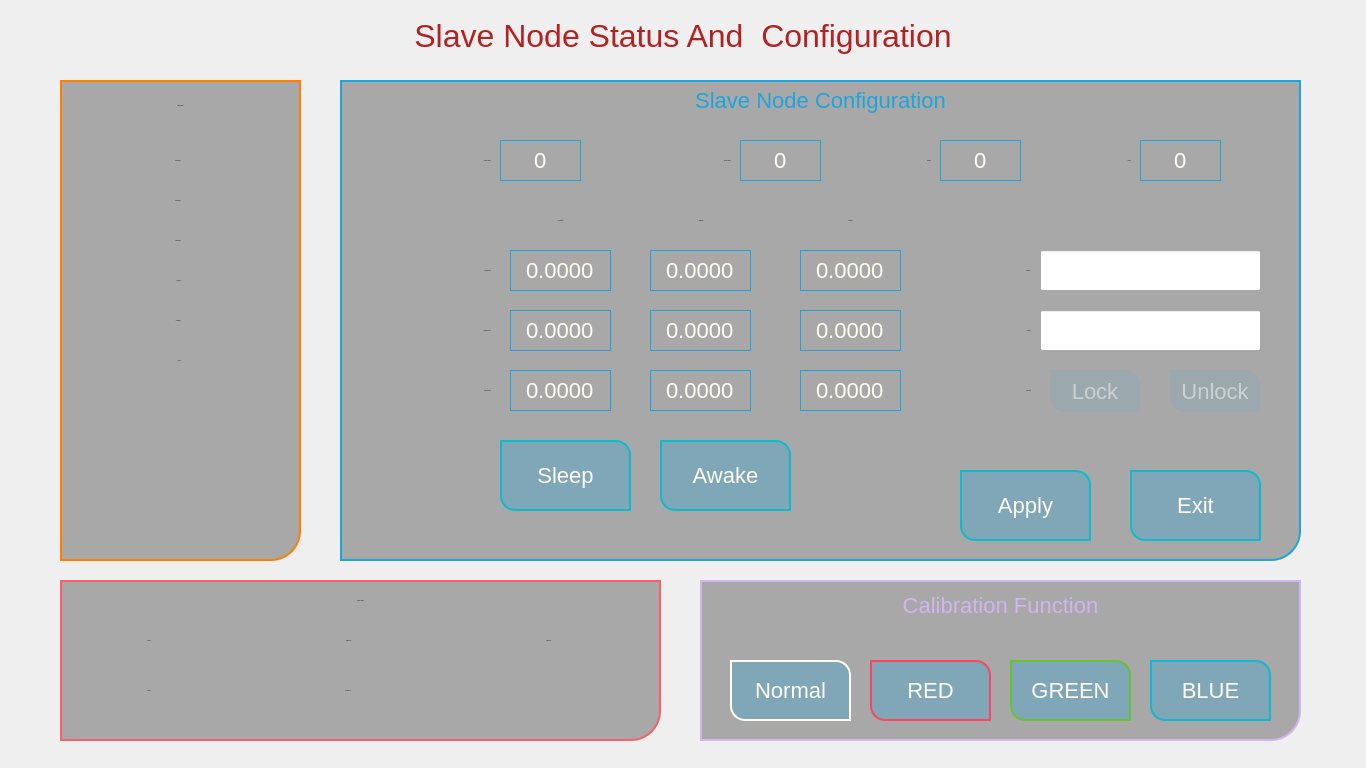
<?xml version="1.0" encoding="UTF-8"?>
<!-- UI source revision: regenerate ui_slavenodeframe.h; do not reuse stale build output. -->
<ui version="4.0">
 <class>SlaveNodeFrame</class>
 <widget class="QWidget" name="SlaveNodeFrame">
  <property name="geometry">
   <rect>
    <x>0</x>
    <y>0</y>
    <width>1366</width>
    <height>768</height>
   </rect>
  </property>
  <property name="windowTitle">
   <string>Form</string>
  </property>
  <widget class="QLabel" name="labelTitle">
   <property name="geometry">
    <rect>
     <x>0</x>
     <y>0</y>
     <width>1366</width>
     <height>71</height>
    </rect>
   </property>
   <property name="font">
    <font>
     <pointsize>-1</pointsize>
    </font>
   </property>
   <property name="styleSheet">
    <string notr="true">QLabel{
font-size:32px;
 color:rgb(178,34,34);
}</string>
   </property>
   <property name="text">
    <string>Slave Node Status And  Configuration</string>
   </property>
   <property name="alignment">
    <set>Qt::AlignCenter</set>
   </property>
  </widget>
  <widget class="QFrame" name="StatusFrame">
   <property name="geometry">
    <rect>
     <x>60</x>
     <y>80</y>
     <width>241</width>
     <height>481</height>
    </rect>
   </property>
   <property name="styleSheet">
    <string notr="true">QFrame{
border:2px solid rgba(255,127,0,1.0);
border-bottom-right-radius: 30px;
background-color:rgba(0, 0, 0, 0.3);
}</string>
   </property>
   <property name="frameShape">
    <enum>QFrame::StyledPanel</enum>
   </property>
   <property name="frameShadow">
    <enum>QFrame::Raised</enum>
   </property>
  </widget>
  <widget class="QLabel" name="labelTitleStatus">
   <property name="geometry">
    <rect>
     <x>60</x>
     <y>80</y>
     <width>241</width>
     <height>51</height>
    </rect>
   </property>
   <property name="font">
    <font>
     <pointsize>-1</pointsize>
    </font>
   </property>
   <property name="styleSheet">
    <string notr="true">QLabel{
font-size:22px;
color:rgb(255, 127, 0);
};</string>
   </property>
   <property name="text">
    <string>Status Report</string>
   </property>
   <property name="alignment">
    <set>Qt::AlignCenter</set>
   </property>
  </widget>
  <widget class="QLabel" name="labelBlueOpenTitle">
   <property name="geometry">
    <rect>
     <x>80</x>
     <y>220</y>
     <width>101</width>
     <height>42</height>
    </rect>
   </property>
   <property name="font">
    <font>
     <pointsize>-1</pointsize>
    </font>
   </property>
   <property name="styleSheet">
    <string notr="true">QLabel{
font-size:22px;
color:rgb(255, 127, 0);
};</string>
   </property>
   <property name="text">
    <string>BOutput_Err</string>
   </property>
   <property name="alignment">
    <set>Qt::AlignRight|Qt::AlignTrailing|Qt::AlignVCenter</set>
   </property>
  </widget>
  <widget class="QLabel" name="labelRedOpenTitle">
   <property name="geometry">
    <rect>
     <x>80</x>
     <y>140</y>
     <width>101</width>
     <height>42</height>
    </rect>
   </property>
   <property name="font">
    <font>
     <pointsize>-1</pointsize>
    </font>
   </property>
   <property name="styleSheet">
    <string notr="true">QLabel{
font-size:22px;
color:rgb(255, 127, 0);
};</string>
   </property>
   <property name="text">
    <string>ROutput_Err</string>
   </property>
   <property name="alignment">
    <set>Qt::AlignRight|Qt::AlignTrailing|Qt::AlignVCenter</set>
   </property>
  </widget>
  <widget class="QLabel" name="labelGreenOpenTitle">
   <property name="geometry">
    <rect>
     <x>80</x>
     <y>180</y>
     <width>101</width>
     <height>42</height>
    </rect>
   </property>
   <property name="font">
    <font>
     <pointsize>-1</pointsize>
    </font>
   </property>
   <property name="styleSheet">
    <string notr="true">QLabel{
font-size:22px;
color:rgb(255, 127, 0);
};</string>
   </property>
   <property name="text">
    <string>GOutput_Err</string>
   </property>
   <property name="alignment">
    <set>Qt::AlignRight|Qt::AlignTrailing|Qt::AlignVCenter</set>
   </property>
  </widget>
  <widget class="QFrame" name="VersionFrame">
   <property name="geometry">
    <rect>
     <x>60</x>
     <y>580</y>
     <width>601</width>
     <height>161</height>
    </rect>
   </property>
   <property name="styleSheet">
    <string notr="true">QFrame{
border:2px solid rgb(244,96,108);
border-bottom-right-radius: 30px;
background-color:rgba(0, 0, 0, 0.3);
}</string>
   </property>
   <property name="frameShape">
    <enum>QFrame::StyledPanel</enum>
   </property>
   <property name="frameShadow">
    <enum>QFrame::Raised</enum>
   </property>
  </widget>
  <widget class="QLabel" name="labelDimRamp_8">
   <property name="geometry">
    <rect>
     <x>60</x>
     <y>580</y>
     <width>601</width>
     <height>42</height>
    </rect>
   </property>
   <property name="font">
    <font>
     <pointsize>-1</pointsize>
    </font>
   </property>
   <property name="styleSheet">
    <string notr="true">QLabel{
font-size:22px;
color:rgb(244, 96, 108);
};</string>
   </property>
   <property name="text">
    <string>Version Report</string>
   </property>
   <property name="alignment">
    <set>Qt::AlignCenter</set>
   </property>
  </widget>
  <widget class="QLabel" name="labelSuppTitle">
   <property name="geometry">
    <rect>
     <x>260</x>
     <y>620</y>
     <width>91</width>
     <height>42</height>
    </rect>
   </property>
   <property name="font">
    <font>
     <pointsize>-1</pointsize>
    </font>
   </property>
   <property name="styleSheet">
    <string notr="true">QLabel{
font-size:22px;
color:rgb(244, 96, 108);
};</string>
   </property>
   <property name="text">
    <string>Supplier ID:</string>
   </property>
   <property name="alignment">
    <set>Qt::AlignRight|Qt::AlignTrailing|Qt::AlignVCenter</set>
   </property>
  </widget>
  <widget class="QLabel" name="labelSWTitle">
   <property name="geometry">
    <rect>
     <x>60</x>
     <y>620</y>
     <width>91</width>
     <height>42</height>
    </rect>
   </property>
   <property name="font">
    <font>
     <pointsize>-1</pointsize>
    </font>
   </property>
   <property name="styleSheet">
    <string notr="true">QLabel{
font-size:22px;
color:rgb(244, 96, 108);
};</string>
   </property>
   <property name="text">
    <string>SW Ver:</string>
   </property>
   <property name="alignment">
    <set>Qt::AlignRight|Qt::AlignTrailing|Qt::AlignVCenter</set>
   </property>
  </widget>
  <widget class="QLabel" name="labelHWTitle">
   <property name="geometry">
    <rect>
     <x>60</x>
     <y>670</y>
     <width>91</width>
     <height>42</height>
    </rect>
   </property>
   <property name="font">
    <font>
     <pointsize>-1</pointsize>
    </font>
   </property>
   <property name="styleSheet">
    <string notr="true">QLabel{
font-size:22px;
color:rgb(244, 96, 108);
};</string>
   </property>
   <property name="text">
    <string>HW Ver:</string>
   </property>
   <property name="alignment">
    <set>Qt::AlignRight|Qt::AlignTrailing|Qt::AlignVCenter</set>
   </property>
  </widget>
  <widget class="QLabel" name="labelFuncTitle">
   <property name="geometry">
    <rect>
     <x>260</x>
     <y>670</y>
     <width>91</width>
     <height>42</height>
    </rect>
   </property>
   <property name="font">
    <font>
     <pointsize>-1</pointsize>
    </font>
   </property>
   <property name="styleSheet">
    <string notr="true">QLabel{
font-size:22px;
color:rgb(244, 96, 108);
};</string>
   </property>
   <property name="text">
    <string>Function ID:</string>
   </property>
   <property name="alignment">
    <set>Qt::AlignRight|Qt::AlignTrailing|Qt::AlignVCenter</set>
   </property>
  </widget>
  <widget class="QLabel" name="labelVarTitle">
   <property name="geometry">
    <rect>
     <x>460</x>
     <y>620</y>
     <width>91</width>
     <height>42</height>
    </rect>
   </property>
   <property name="font">
    <font>
     <pointsize>-1</pointsize>
    </font>
   </property>
   <property name="styleSheet">
    <string notr="true">QLabel{
font-size:22px;
color:rgb(244, 96, 108);
};</string>
   </property>
   <property name="text">
    <string>Varaint ID:</string>
   </property>
   <property name="alignment">
    <set>Qt::AlignRight|Qt::AlignTrailing|Qt::AlignVCenter</set>
   </property>
  </widget>
  <widget class="QLabel" name="ROutput_Err">
   <property name="geometry">
    <rect>
     <x>190</x>
     <y>140</y>
     <width>81</width>
     <height>42</height>
    </rect>
   </property>
   <property name="font">
    <font>
     <pointsize>-1</pointsize>
    </font>
   </property>
   <property name="styleSheet">
    <string notr="true">QLabel{
font-size:22px;
color:rgb(255, 251, 240);
};</string>
   </property>
   <property name="text">
    <string/>
   </property>
   <property name="alignment">
    <set>Qt::AlignLeading|Qt::AlignLeft|Qt::AlignVCenter</set>
   </property>
  </widget>
  <widget class="QLabel" name="GOutput_Err">
   <property name="geometry">
    <rect>
     <x>190</x>
     <y>180</y>
     <width>81</width>
     <height>42</height>
    </rect>
   </property>
   <property name="font">
    <font>
     <pointsize>-1</pointsize>
    </font>
   </property>
   <property name="styleSheet">
    <string notr="true">QLabel{
font-size:22px;
color:rgb(255, 251, 240);
};</string>
   </property>
   <property name="text">
    <string/>
   </property>
   <property name="alignment">
    <set>Qt::AlignLeading|Qt::AlignLeft|Qt::AlignVCenter</set>
   </property>
  </widget>
  <widget class="QLabel" name="BOutput_Err">
   <property name="geometry">
    <rect>
     <x>190</x>
     <y>220</y>
     <width>81</width>
     <height>42</height>
    </rect>
   </property>
   <property name="font">
    <font>
     <pointsize>-1</pointsize>
    </font>
   </property>
   <property name="styleSheet">
    <string notr="true">QLabel{
font-size:22px;
color:rgb(255, 251, 240);
};</string>
   </property>
   <property name="text">
    <string/>
   </property>
   <property name="alignment">
    <set>Qt::AlignLeading|Qt::AlignLeft|Qt::AlignVCenter</set>
   </property>
  </widget>
  <widget class="QLabel" name="labelFuncVer">
   <property name="geometry">
    <rect>
     <x>360</x>
     <y>670</y>
     <width>101</width>
     <height>42</height>
    </rect>
   </property>
   <property name="font">
    <font>
     <pointsize>-1</pointsize>
    </font>
   </property>
   <property name="styleSheet">
    <string notr="true">QLabel{
font-size:22px;
color:rgb(255, 251, 240);
};</string>
   </property>
   <property name="text">
    <string/>
   </property>
   <property name="alignment">
    <set>Qt::AlignLeading|Qt::AlignLeft|Qt::AlignVCenter</set>
   </property>
  </widget>
  <widget class="QLabel" name="labelHWVer">
   <property name="geometry">
    <rect>
     <x>160</x>
     <y>670</y>
     <width>101</width>
     <height>42</height>
    </rect>
   </property>
   <property name="font">
    <font>
     <pointsize>-1</pointsize>
    </font>
   </property>
   <property name="styleSheet">
    <string notr="true">QLabel{
font-size:22px;
color:rgb(255, 251, 240);
};</string>
   </property>
   <property name="text">
    <string/>
   </property>
   <property name="alignment">
    <set>Qt::AlignLeading|Qt::AlignLeft|Qt::AlignVCenter</set>
   </property>
  </widget>
  <widget class="QLabel" name="labelVariantVer">
   <property name="geometry">
    <rect>
     <x>560</x>
     <y>620</y>
     <width>101</width>
     <height>42</height>
    </rect>
   </property>
   <property name="font">
    <font>
     <pointsize>-1</pointsize>
    </font>
   </property>
   <property name="styleSheet">
    <string notr="true">QLabel{
font-size:22px;
color:rgb(255, 251, 240);
};</string>
   </property>
   <property name="text">
    <string/>
   </property>
   <property name="alignment">
    <set>Qt::AlignLeading|Qt::AlignLeft|Qt::AlignVCenter</set>
   </property>
  </widget>
  <widget class="QLabel" name="labelSWVer">
   <property name="geometry">
    <rect>
     <x>160</x>
     <y>620</y>
     <width>101</width>
     <height>42</height>
    </rect>
   </property>
   <property name="font">
    <font>
     <pointsize>-1</pointsize>
    </font>
   </property>
   <property name="styleSheet">
    <string notr="true">QLabel{
font-size:22px;
color:rgb(255, 251, 240);
};</string>
   </property>
   <property name="text">
    <string/>
   </property>
   <property name="alignment">
    <set>Qt::AlignLeading|Qt::AlignLeft|Qt::AlignVCenter</set>
   </property>
  </widget>
  <widget class="QLabel" name="labelSuppVer">
   <property name="geometry">
    <rect>
     <x>360</x>
     <y>620</y>
     <width>101</width>
     <height>42</height>
    </rect>
   </property>
   <property name="font">
    <font>
     <pointsize>-1</pointsize>
    </font>
   </property>
   <property name="styleSheet">
    <string notr="true">QLabel{
font-size:22px;
color:rgb(255, 251, 240);
};</string>
   </property>
   <property name="text">
    <string/>
   </property>
   <property name="alignment">
    <set>Qt::AlignLeading|Qt::AlignLeft|Qt::AlignVCenter</set>
   </property>
  </widget>
  <widget class="QFrame" name="Configurationframe">
   <property name="geometry">
    <rect>
     <x>340</x>
     <y>80</y>
     <width>961</width>
     <height>481</height>
    </rect>
   </property>
   <property name="styleSheet">
    <string notr="true">QFrame{
border:2px solid rgba(29,165,219,1.0);
border-bottom-right-radius: 30px;
background-color:rgba(0, 0, 0, 0.3);
}</string>
   </property>
   <property name="frameShape">
    <enum>QFrame::StyledPanel</enum>
   </property>
   <property name="frameShadow">
    <enum>QFrame::Raised</enum>
   </property>
   <widget class="QPushButton" name="SleepButton">
    <property name="geometry">
     <rect>
      <x>160</x>
      <y>360</y>
      <width>131</width>
      <height>71</height>
     </rect>
    </property>
    <property name="font">
     <font>
      <pointsize>-1</pointsize>
     </font>
    </property>
    <property name="styleSheet">
     <string notr="true">QPushButton{
border:2px solid #0fbacd;
border-top-right-radius: 15px;
border-bottom-left-radius: 15px;
color:rgb(255,251,240);
background:rgba(29, 165, 219, 0.3);
font-size:22px;
}</string>
    </property>
    <property name="text">
     <string>Sleep</string>
    </property>
   </widget>
   <widget class="QPushButton" name="AwakeButton">
    <property name="geometry">
     <rect>
      <x>320</x>
      <y>360</y>
      <width>131</width>
      <height>71</height>
     </rect>
    </property>
    <property name="font">
     <font>
      <pointsize>-1</pointsize>
     </font>
    </property>
    <property name="styleSheet">
     <string notr="true">QPushButton{
border:2px solid #0fbacd;
border-top-right-radius: 15px;
border-bottom-left-radius: 15px;
color:rgb(255,251,240);
background:rgba(29, 165, 219, 0.3);
font-size:22px;
}</string>
    </property>
    <property name="text">
     <string>Awake</string>
    </property>
   </widget>
  </widget>
  <widget class="QLabel" name="labelTitle_2">
   <property name="geometry">
    <rect>
     <x>340</x>
     <y>80</y>
     <width>961</width>
     <height>41</height>
    </rect>
   </property>
   <property name="font">
    <font>
     <pointsize>-1</pointsize>
    </font>
   </property>
   <property name="styleSheet">
    <string notr="true">QLabel{
font-size:22px;
 color:rgba(29,165,219,1.0);
}</string>
   </property>
   <property name="text">
    <string>Slave Node Configuration</string>
   </property>
   <property name="alignment">
    <set>Qt::AlignCenter</set>
   </property>
  </widget>
  <widget class="QLabel" name="labelSingleAddr">
   <property name="geometry">
    <rect>
     <x>370</x>
     <y>140</y>
     <width>121</width>
     <height>42</height>
    </rect>
   </property>
   <property name="font">
    <font>
     <pointsize>-1</pointsize>
    </font>
   </property>
   <property name="styleSheet">
    <string notr="true">QLabel{
font-size:22px;
color:rgba(29,165,219,1.0);
};</string>
   </property>
   <property name="text">
    <string>Single Address:</string>
   </property>
   <property name="alignment">
    <set>Qt::AlignRight|Qt::AlignTrailing|Qt::AlignVCenter</set>
   </property>
  </widget>
  <widget class="QLabel" name="labelGroupAddr">
   <property name="geometry">
    <rect>
     <x>620</x>
     <y>140</y>
     <width>111</width>
     <height>42</height>
    </rect>
   </property>
   <property name="font">
    <font>
     <pointsize>-1</pointsize>
    </font>
   </property>
   <property name="styleSheet">
    <string notr="true">QLabel{
font-size:22px;
color:rgba(29,165,219,1.0);
};</string>
   </property>
   <property name="text">
    <string>Group Address:</string>
   </property>
   <property name="alignment">
    <set>Qt::AlignRight|Qt::AlignTrailing|Qt::AlignVCenter</set>
   </property>
  </widget>
  <widget class="QLabel" name="labelPlatform">
   <property name="geometry">
    <rect>
     <x>860</x>
     <y>140</y>
     <width>71</width>
     <height>42</height>
    </rect>
   </property>
   <property name="font">
    <font>
     <pointsize>-1</pointsize>
    </font>
   </property>
   <property name="styleSheet">
    <string notr="true">QLabel{
font-size:22px;
color:rgba(29,165,219,1.0);
};</string>
   </property>
   <property name="text">
    <string>Platform:</string>
   </property>
   <property name="alignment">
    <set>Qt::AlignRight|Qt::AlignTrailing|Qt::AlignVCenter</set>
   </property>
  </widget>
  <widget class="QLabel" name="labelIntensity">
   <property name="geometry">
    <rect>
     <x>1050</x>
     <y>140</y>
     <width>81</width>
     <height>42</height>
    </rect>
   </property>
   <property name="font">
    <font>
     <pointsize>-1</pointsize>
    </font>
   </property>
   <property name="styleSheet">
    <string notr="true">QLabel{
font-size:22px;
color:rgba(29,165,219,1.0);
};</string>
   </property>
   <property name="text">
    <string>Factor:</string>
   </property>
   <property name="alignment">
    <set>Qt::AlignRight|Qt::AlignTrailing|Qt::AlignVCenter</set>
   </property>
  </widget>
  <widget class="QLabel" name="labelPartNO">
   <property name="geometry">
    <rect>
     <x>960</x>
     <y>310</y>
     <width>71</width>
     <height>42</height>
    </rect>
   </property>
   <property name="font">
    <font>
     <pointsize>-1</pointsize>
    </font>
   </property>
   <property name="styleSheet">
    <string notr="true">QLabel{
font-size:22px;
color:rgba(29,165,219,1.0);
};</string>
   </property>
   <property name="text">
    <string>Part NO.:</string>
   </property>
   <property name="alignment">
    <set>Qt::AlignRight|Qt::AlignTrailing|Qt::AlignVCenter</set>
   </property>
  </widget>
  <widget class="QLabel" name="labelSerialNO">
   <property name="geometry">
    <rect>
     <x>950</x>
     <y>250</y>
     <width>81</width>
     <height>42</height>
    </rect>
   </property>
   <property name="font">
    <font>
     <pointsize>-1</pointsize>
    </font>
   </property>
   <property name="styleSheet">
    <string notr="true">QLabel{
font-size:22px;
color:rgba(29,165,219,1.0);
};</string>
   </property>
   <property name="text">
    <string>Serial NO.:</string>
   </property>
   <property name="alignment">
    <set>Qt::AlignRight|Qt::AlignTrailing|Qt::AlignVCenter</set>
   </property>
  </widget>
  <widget class="QLabel" name="labelLockState">
   <property name="geometry">
    <rect>
     <x>930</x>
     <y>370</y>
     <width>101</width>
     <height>42</height>
    </rect>
   </property>
   <property name="font">
    <font>
     <pointsize>-1</pointsize>
    </font>
   </property>
   <property name="styleSheet">
    <string notr="true">QLabel{
font-size:22px;
color:rgba(29,165,219,1.0);
};</string>
   </property>
   <property name="text">
    <string>Lock State:</string>
   </property>
   <property name="alignment">
    <set>Qt::AlignRight|Qt::AlignTrailing|Qt::AlignVCenter</set>
   </property>
  </widget>
  <widget class="QSpinBox" name="spinBoxSA">
   <property name="geometry">
    <rect>
     <x>500</x>
     <y>140</y>
     <width>81</width>
     <height>41</height>
    </rect>
   </property>
   <property name="styleSheet">
    <string notr="true">QSpinBox{
border:1px solid rgb(29,165,219);
color:rgb(255,251,240);
font-size:22px;
background-color:rgba(0,0,0,0);
}

QSpinBox::up-button
{
  width:0px;
  height:0px;
}
QSpinBox::down-button
{
  width:0px;
  height:0px;
}</string>
   </property>
   <property name="alignment">
    <set>Qt::AlignCenter</set>
   </property>
   <property name="maximum">
     <number>127</number>
   </property>
   <property name="value">
    <number>0</number>
   </property>
   <property name="displayIntegerBase">
    <number>10</number>
   </property>
  </widget>
  <widget class="QSpinBox" name="spinBoxGA">
   <property name="toolTip">
    <string>Automatically derived from the SA/control-mask table in the active profile.</string>
   </property>
   <property name="readOnly">
    <bool>true</bool>
   </property>
   <property name="geometry">
    <rect>
     <x>740</x>
     <y>140</y>
     <width>81</width>
     <height>41</height>
    </rect>
   </property>
   <property name="styleSheet">
    <string notr="true">QSpinBox{
border:1px solid rgb(29,165,219);
color:rgb(255,251,240);
font-size:22px;
background-color:rgba(0,0,0,0);
}

QSpinBox::up-button
{
  width:0px;
  height:0px;
}
QSpinBox::down-button
{
  width:0px;
  height:0px;
}</string>
   </property>
   <property name="alignment">
    <set>Qt::AlignCenter</set>
   </property>
   <property name="maximum">
     <number>32767</number>
   </property>
   <property name="value">
    <number>0</number>
   </property>
  </widget>
  <widget class="QSpinBox" name="spinBoxPlatform">
   <property name="geometry">
    <rect>
     <x>940</x>
     <y>140</y>
     <width>81</width>
     <height>41</height>
    </rect>
   </property>
   <property name="styleSheet">
    <string notr="true">QSpinBox{
border:1px solid rgb(29,165,219);
color:rgb(255,251,240);
font-size:22px;
background-color:rgba(0,0,0,0);
}

QSpinBox::up-button
{
  width:0px;
  height:0px;
}
QSpinBox::down-button
{
  width:0px;
  height:0px;
}</string>
   </property>
   <property name="alignment">
    <set>Qt::AlignCenter</set>
   </property>
   <property name="maximum">
     <number>2</number>
   </property>
   <property name="value">
    <number>0</number>
   </property>
  </widget>
  <widget class="QSpinBox" name="spinBoxIntensity">
   <property name="geometry">
    <rect>
     <x>1140</x>
     <y>140</y>
     <width>81</width>
     <height>41</height>
    </rect>
   </property>
   <property name="styleSheet">
    <string notr="true">QSpinBox{
border:1px solid rgb(29,165,219);
color:rgb(255,251,240);
font-size:22px;
background-color:rgba(0,0,0,0);
}

QSpinBox::up-button
{
  width:0px;
  height:0px;
}
QSpinBox::down-button
{
  width:0px;
  height:0px;
}</string>
   </property>
   <property name="alignment">
    <set>Qt::AlignCenter</set>
   </property>
   <property name="maximum">
     <number>65535</number>
   </property>
   <property name="value">
    <number>0</number>
   </property>
  </widget>
  <widget class="QLineEdit" name="lineEditPN">
   <property name="geometry">
    <rect>
     <x>1040</x>
     <y>310</y>
     <width>221</width>
     <height>41</height>
    </rect>
   </property>
   <property name="styleSheet">
    <string notr="true">QLineEdit{
font-size:22px;
color:rgb(255,251,240);
background:rgba(0,0,0,0);
border:1px solid rgb(29,165,219);
};</string>
   </property>
   <property name="text">
    <string/>
   </property>
   <property name="maxLength">
    <number>11</number>
   </property>
   <property name="alignment">
    <set>Qt::AlignCenter</set>
   </property>
  </widget>
  <widget class="QLineEdit" name="lineEditSerial">
   <property name="geometry">
    <rect>
     <x>1040</x>
     <y>250</y>
     <width>221</width>
     <height>41</height>
    </rect>
   </property>
   <property name="styleSheet">
    <string notr="true">QLineEdit{
font-size:22px;
color:rgb(255,251,240);
background:rgba(0,0,0,0);
border:1px solid rgb(29,165,219);
};</string>
   </property>
   <property name="text">
    <string/>
   </property>
   <property name="maxLength">
     <number>23</number>
   </property>
   <property name="alignment">
    <set>Qt::AlignCenter</set>
   </property>
  </widget>
  <widget class="QLabel" name="labelXCoordinate">
   <property name="geometry">
    <rect>
     <x>500</x>
     <y>200</y>
     <width>121</width>
     <height>42</height>
    </rect>
   </property>
   <property name="font">
    <font>
     <pointsize>-1</pointsize>
    </font>
   </property>
   <property name="styleSheet">
    <string notr="true">QLabel{
font-size:22px;
color:rgba(29,165,219,1.0);
};</string>
   </property>
   <property name="text">
    <string>X Coordinate</string>
   </property>
   <property name="alignment">
    <set>Qt::AlignCenter</set>
   </property>
  </widget>
  <widget class="QLabel" name="labelYCoordinate">
   <property name="geometry">
    <rect>
     <x>640</x>
     <y>200</y>
     <width>121</width>
     <height>42</height>
    </rect>
   </property>
   <property name="font">
    <font>
     <pointsize>-1</pointsize>
    </font>
   </property>
   <property name="styleSheet">
    <string notr="true">QLabel{
font-size:22px;
color:rgba(29,165,219,1.0);
};</string>
   </property>
   <property name="text">
    <string>Y Coordinate</string>
   </property>
   <property name="alignment">
    <set>Qt::AlignCenter</set>
   </property>
  </widget>
  <widget class="QLabel" name="labelLuminous">
   <property name="geometry">
    <rect>
     <x>790</x>
     <y>200</y>
     <width>121</width>
     <height>42</height>
    </rect>
   </property>
   <property name="font">
    <font>
     <pointsize>-1</pointsize>
    </font>
   </property>
   <property name="styleSheet">
    <string notr="true">QLabel{
font-size:22px;
color:rgba(29,165,219,1.0);
};</string>
   </property>
   <property name="text">
    <string>Luminous</string>
   </property>
   <property name="alignment">
    <set>Qt::AlignCenter</set>
   </property>
  </widget>
  <widget class="QDoubleSpinBox" name="doubleSpinBoxRX">
   <property name="geometry">
    <rect>
     <x>510</x>
     <y>250</y>
     <width>101</width>
     <height>41</height>
    </rect>
   </property>
   <property name="styleSheet">
    <string notr="true">QDoubleSpinBox{
border:1px solid rgb(29,165,219);
color:rgb(255,251,240);
font-size:22px;
background-color:rgba(0,0,0,0);
}

QDoubleSpinBox::up-button
{
  width:0px;
  height:0px;
}
QDoubleSpinBox::down-button
{
  width:0px;
  height:0px;
}</string>
   </property>
   <property name="alignment">
    <set>Qt::AlignCenter</set>
   </property>
   <property name="decimals">
    <number>4</number>
   </property>
   <property name="maximum">
    <double>1.000000000000000</double>
   </property>
   <property name="singleStep">
    <double>0.000010000000000</double>
   </property>
  </widget>
  <widget class="QDoubleSpinBox" name="doubleSpinBoxRY">
   <property name="geometry">
    <rect>
     <x>650</x>
     <y>250</y>
     <width>101</width>
     <height>41</height>
    </rect>
   </property>
   <property name="styleSheet">
    <string notr="true">QDoubleSpinBox{
border:1px solid rgb(29,165,219);
color:rgb(255,251,240);
font-size:22px;
background-color:rgba(0,0,0,0);
}

QDoubleSpinBox::up-button
{
  width:0px;
  height:0px;
}
QDoubleSpinBox::down-button
{
  width:0px;
  height:0px;
}</string>
   </property>
   <property name="alignment">
    <set>Qt::AlignCenter</set>
   </property>
   <property name="decimals">
    <number>4</number>
   </property>
   <property name="maximum">
    <double>1.000000000000000</double>
   </property>
   <property name="singleStep">
    <double>0.000010000000000</double>
   </property>
  </widget>
  <widget class="QDoubleSpinBox" name="doubleSpinBoxRL">
   <property name="geometry">
    <rect>
     <x>800</x>
     <y>250</y>
     <width>101</width>
     <height>41</height>
    </rect>
   </property>
   <property name="styleSheet">
    <string notr="true">QDoubleSpinBox{
border:1px solid rgb(29,165,219);
color:rgb(255,251,240);
font-size:22px;
background-color:rgba(0,0,0,0);
}

QDoubleSpinBox::up-button
{
  width:0px;
  height:0px;
}
QDoubleSpinBox::down-button
{
  width:0px;
  height:0px;
}</string>
   </property>
   <property name="alignment">
    <set>Qt::AlignCenter</set>
   </property>
   <property name="decimals">
    <number>4</number>
   </property>
   <property name="maximum">
    <double>10.000000000000000</double>
   </property>
   <property name="singleStep">
    <double>0.000010000000000</double>
   </property>
  </widget>
  <widget class="QDoubleSpinBox" name="doubleSpinBoxGL">
   <property name="geometry">
    <rect>
     <x>800</x>
     <y>310</y>
     <width>101</width>
     <height>41</height>
    </rect>
   </property>
   <property name="styleSheet">
    <string notr="true">QDoubleSpinBox{
border:1px solid rgb(29,165,219);
color:rgb(255,251,240);
font-size:22px;
background-color:rgba(0,0,0,0);
}

QDoubleSpinBox::up-button
{
  width:0px;
  height:0px;
}
QDoubleSpinBox::down-button
{
  width:0px;
  height:0px;
}</string>
   </property>
   <property name="alignment">
    <set>Qt::AlignCenter</set>
   </property>
   <property name="decimals">
    <number>4</number>
   </property>
   <property name="maximum">
    <double>10.000000000000000</double>
   </property>
   <property name="singleStep">
    <double>0.000010000000000</double>
   </property>
  </widget>
  <widget class="QDoubleSpinBox" name="doubleSpinBoxGX">
   <property name="geometry">
    <rect>
     <x>510</x>
     <y>310</y>
     <width>101</width>
     <height>41</height>
    </rect>
   </property>
   <property name="styleSheet">
    <string notr="true">QDoubleSpinBox{
border:1px solid rgb(29,165,219);
color:rgb(255,251,240);
font-size:22px;
background-color:rgba(0,0,0,0);
}

QDoubleSpinBox::up-button
{
  width:0px;
  height:0px;
}
QDoubleSpinBox::down-button
{
  width:0px;
  height:0px;
}</string>
   </property>
   <property name="alignment">
    <set>Qt::AlignCenter</set>
   </property>
   <property name="decimals">
    <number>4</number>
   </property>
   <property name="maximum">
    <double>1.000000000000000</double>
   </property>
   <property name="singleStep">
    <double>0.000010000000000</double>
   </property>
  </widget>
  <widget class="QDoubleSpinBox" name="doubleSpinBoxGY">
   <property name="geometry">
    <rect>
     <x>650</x>
     <y>310</y>
     <width>101</width>
     <height>41</height>
    </rect>
   </property>
   <property name="styleSheet">
    <string notr="true">QDoubleSpinBox{
border:1px solid rgb(29,165,219);
color:rgb(255,251,240);
font-size:22px;
background-color:rgba(0,0,0,0);
}

QDoubleSpinBox::up-button
{
  width:0px;
  height:0px;
}
QDoubleSpinBox::down-button
{
  width:0px;
  height:0px;
}</string>
   </property>
   <property name="alignment">
    <set>Qt::AlignCenter</set>
   </property>
   <property name="decimals">
    <number>4</number>
   </property>
   <property name="maximum">
    <double>1.000000000000000</double>
   </property>
   <property name="singleStep">
    <double>0.000010000000000</double>
   </property>
  </widget>
  <widget class="QDoubleSpinBox" name="doubleSpinBoxBL">
   <property name="geometry">
    <rect>
     <x>800</x>
     <y>370</y>
     <width>101</width>
     <height>41</height>
    </rect>
   </property>
   <property name="styleSheet">
    <string notr="true">QDoubleSpinBox{
border:1px solid rgb(29,165,219);
color:rgb(255,251,240);
font-size:22px;
background-color:rgba(0,0,0,0);
}

QDoubleSpinBox::up-button
{
  width:0px;
  height:0px;
}
QDoubleSpinBox::down-button
{
  width:0px;
  height:0px;
}</string>
   </property>
   <property name="alignment">
    <set>Qt::AlignCenter</set>
   </property>
   <property name="decimals">
    <number>4</number>
   </property>
   <property name="maximum">
    <double>10.000000000000000</double>
   </property>
   <property name="singleStep">
    <double>0.000010000000000</double>
   </property>
  </widget>
  <widget class="QDoubleSpinBox" name="doubleSpinBoxBX">
   <property name="geometry">
    <rect>
     <x>510</x>
     <y>370</y>
     <width>101</width>
     <height>41</height>
    </rect>
   </property>
   <property name="styleSheet">
    <string notr="true">QDoubleSpinBox{
border:1px solid rgb(29,165,219);
color:rgb(255,251,240);
font-size:22px;
background-color:rgba(0,0,0,0);
}

QDoubleSpinBox::up-button
{
  width:0px;
  height:0px;
}
QDoubleSpinBox::down-button
{
  width:0px;
  height:0px;
}</string>
   </property>
   <property name="alignment">
    <set>Qt::AlignCenter</set>
   </property>
   <property name="decimals">
    <number>4</number>
   </property>
   <property name="maximum">
    <double>1.000000000000000</double>
   </property>
   <property name="singleStep">
    <double>0.000010000000000</double>
   </property>
  </widget>
  <widget class="QDoubleSpinBox" name="doubleSpinBoxBY">
   <property name="geometry">
    <rect>
     <x>650</x>
     <y>370</y>
     <width>101</width>
     <height>41</height>
    </rect>
   </property>
   <property name="styleSheet">
    <string notr="true">QDoubleSpinBox{
border:1px solid rgb(29,165,219);
color:rgb(255,251,240);
font-size:22px;
background-color:rgba(0,0,0,0);
}

QDoubleSpinBox::up-button
{
  width:0px;
  height:0px;
}
QDoubleSpinBox::down-button
{
  width:0px;
  height:0px;
}</string>
   </property>
   <property name="alignment">
    <set>Qt::AlignCenter</set>
   </property>
   <property name="decimals">
    <number>4</number>
   </property>
   <property name="maximum">
    <double>1.000000000000000</double>
   </property>
   <property name="singleStep">
    <double>0.000010000000000</double>
   </property>
  </widget>
  <widget class="QLabel" name="labelRedAttr">
   <property name="geometry">
    <rect>
     <x>370</x>
     <y>250</y>
     <width>121</width>
     <height>42</height>
    </rect>
   </property>
   <property name="font">
    <font>
     <pointsize>-1</pointsize>
    </font>
   </property>
   <property name="styleSheet">
    <string notr="true">QLabel{
font-size:22px;
color:rgba(29,165,219,1.0);
};</string>
   </property>
   <property name="text">
    <string>Red Color Attr:</string>
   </property>
   <property name="alignment">
    <set>Qt::AlignRight|Qt::AlignTrailing|Qt::AlignVCenter</set>
   </property>
  </widget>
  <widget class="QLabel" name="labelGteenAttr">
   <property name="geometry">
    <rect>
     <x>370</x>
     <y>310</y>
     <width>121</width>
     <height>42</height>
    </rect>
   </property>
   <property name="font">
    <font>
     <pointsize>-1</pointsize>
    </font>
   </property>
   <property name="styleSheet">
    <string notr="true">QLabel{
font-size:22px;
color:rgba(29,165,219,1.0);
};</string>
   </property>
   <property name="text">
    <string>Green Color Attr:</string>
   </property>
   <property name="alignment">
    <set>Qt::AlignRight|Qt::AlignTrailing|Qt::AlignVCenter</set>
   </property>
  </widget>
  <widget class="QLabel" name="labelBlueAttr">
   <property name="geometry">
    <rect>
     <x>370</x>
     <y>370</y>
     <width>121</width>
     <height>42</height>
    </rect>
   </property>
   <property name="font">
    <font>
     <pointsize>-1</pointsize>
    </font>
   </property>
   <property name="styleSheet">
    <string notr="true">QLabel{
font-size:22px;
color:rgba(29,165,219,1.0);
};</string>
   </property>
   <property name="text">
    <string>Blue Color Attr:</string>
   </property>
   <property name="alignment">
    <set>Qt::AlignRight|Qt::AlignTrailing|Qt::AlignVCenter</set>
   </property>
  </widget>
  <widget class="QPushButton" name="pushButtonAccept">
   <property name="geometry">
    <rect>
     <x>960</x>
     <y>470</y>
     <width>131</width>
     <height>71</height>
    </rect>
   </property>
   <property name="font">
    <font>
     <pointsize>-1</pointsize>
    </font>
   </property>
   <property name="styleSheet">
    <string notr="true">QPushButton{
border:2px solid #0fbacd;
border-top-right-radius: 15px;
border-bottom-left-radius: 15px;
color:rgb(255,251,240);
background:rgba(29, 165, 219, 0.3);
font-size:22px;
}</string>
   </property>
   <property name="text">
    <string>Apply</string>
   </property>
  </widget>
  <widget class="QPushButton" name="pushButtonCancel">
   <property name="geometry">
    <rect>
     <x>1130</x>
     <y>470</y>
     <width>131</width>
     <height>71</height>
    </rect>
   </property>
   <property name="font">
    <font>
     <pointsize>-1</pointsize>
    </font>
   </property>
   <property name="styleSheet">
    <string notr="true">QPushButton{
border:2px solid #0fbacd;
border-top-right-radius: 15px;
border-bottom-left-radius: 15px;
color:rgb(255,251,240);
background:rgba(29, 165, 219, 0.3);
font-size:22px;
}</string>
   </property>
   <property name="text">
    <string>Exit</string>
   </property>
  </widget>
  <widget class="QPushButton" name="pushButtonUnlock">
   <property name="geometry">
    <rect>
     <x>1170</x>
     <y>370</y>
     <width>90</width>
     <height>42</height>
    </rect>
   </property>
   <property name="font">
    <font>
     <pointsize>-1</pointsize>
    </font>
   </property>
   <property name="styleSheet">
    <string notr="true">QPushButton{
border:0px;
border-top-right-radius: 15px;
border-bottom-left-radius: 15px;
color:rgba(255,251,240,0.5);
font-size:22px;
background:rgba(29, 165, 219, 0.1);
}</string>
   </property>
   <property name="text">
    <string>Unlock</string>
   </property>
  </widget>
  <widget class="QPushButton" name="pushButtonLock">
   <property name="geometry">
    <rect>
     <x>1050</x>
     <y>370</y>
     <width>90</width>
     <height>42</height>
    </rect>
   </property>
   <property name="font">
    <font>
     <pointsize>-1</pointsize>
    </font>
   </property>
   <property name="styleSheet">
    <string notr="true">QPushButton{
border:0px;
border-top-right-radius: 15px;
border-bottom-left-radius: 15px;
color:rgba(255,251,240,0.5);
font-size:22px;
background:rgba(29, 165, 219, 0.1);
}</string>
   </property>
   <property name="text">
    <string>Lock</string>
   </property>
  </widget>
  <widget class="QFrame" name="CalibrationFrame">
   <property name="geometry">
    <rect>
     <x>700</x>
     <y>580</y>
     <width>601</width>
     <height>161</height>
    </rect>
   </property>
   <property name="styleSheet">
    <string notr="true">QFrame{
border:2px solid rgba(210,180,240,1.0);
border-bottom-right-radius: 30px;
background-color:rgba(0, 0, 0, 0.3);
}</string>
   </property>
   <property name="frameShape">
    <enum>QFrame::StyledPanel</enum>
   </property>
   <property name="frameShadow">
    <enum>QFrame::Raised</enum>
   </property>
  </widget>
  <widget class="QLabel" name="labelTitleCalibration">
   <property name="geometry">
    <rect>
     <x>700</x>
     <y>580</y>
     <width>601</width>
     <height>51</height>
    </rect>
   </property>
   <property name="font">
    <font>
     <pointsize>-1</pointsize>
    </font>
   </property>
   <property name="styleSheet">
    <string notr="true">QLabel{
font-size:22px;
 color:rgba(210,180,240,1.0);
}</string>
   </property>
   <property name="text">
    <string>Calibration Function</string>
   </property>
   <property name="alignment">
    <set>Qt::AlignCenter</set>
   </property>
  </widget>
  <widget class="QPushButton" name="pushButtonCalibrateR">
   <property name="geometry">
    <rect>
     <x>870</x>
     <y>660</y>
     <width>121</width>
     <height>61</height>
    </rect>
   </property>
   <property name="font">
    <font>
     <pointsize>-1</pointsize>
    </font>
   </property>
   <property name="styleSheet">
    <string notr="true">QPushButton{
border:2px solid rgb(254,67,101);
border-top-right-radius: 15px;
border-bottom-left-radius: 15px;
color:rgb(255,251,240);
background:rgba(29, 165, 219, 0.3);
font-size:22px;
}</string>
   </property>
   <property name="text">
    <string>RED</string>
   </property>
  </widget>
  <widget class="QPushButton" name="pushButtonCalibrateG">
   <property name="geometry">
    <rect>
     <x>1010</x>
     <y>660</y>
     <width>121</width>
     <height>61</height>
    </rect>
   </property>
   <property name="font">
    <font>
     <pointsize>-1</pointsize>
    </font>
   </property>
   <property name="styleSheet">
    <string notr="true">QPushButton{
border:2px solid rgb(104,194,53);
border-top-right-radius: 15px;
border-bottom-left-radius: 15px;
color:rgb(255,251,240);
background:rgba(29, 165, 219, 0.3);
font-size:22px;
}</string>
   </property>
   <property name="text">
    <string>GREEN</string>
   </property>
  </widget>
  <widget class="QPushButton" name="pushButtonCalibrateB">
   <property name="geometry">
    <rect>
     <x>1150</x>
     <y>660</y>
     <width>121</width>
     <height>61</height>
    </rect>
   </property>
   <property name="font">
    <font>
     <pointsize>-1</pointsize>
    </font>
   </property>
   <property name="styleSheet">
    <string notr="true">QPushButton{
border:2px solid #0fbacd;
border-top-right-radius: 15px;
border-bottom-left-radius: 15px;
color:rgb(255,251,240);
background:rgba(29, 165, 219, 0.3);
font-size:22px;
}</string>
   </property>
   <property name="text">
    <string>BLUE</string>
   </property>
  </widget>
  <widget class="QLabel" name="labelBlueShortTitle">
   <property name="geometry">
    <rect>
     <x>80</x>
     <y>340</y>
     <width>101</width>
     <height>42</height>
    </rect>
   </property>
   <property name="font">
    <font>
     <pointsize>-1</pointsize>
    </font>
   </property>
   <property name="styleSheet">
    <string notr="true">QLabel{
font-size:22px;
color:rgb(255, 127, 0);
};</string>
   </property>
   <property name="text">
    <string>Lin_Err</string>
   </property>
   <property name="alignment">
    <set>Qt::AlignRight|Qt::AlignTrailing|Qt::AlignVCenter</set>
   </property>
  </widget>
  <widget class="QLabel" name="Voltage_Err">
   <property name="geometry">
    <rect>
     <x>190</x>
     <y>300</y>
     <width>81</width>
     <height>42</height>
    </rect>
   </property>
   <property name="font">
    <font>
     <pointsize>-1</pointsize>
    </font>
   </property>
   <property name="styleSheet">
    <string notr="true">QLabel{
font-size:22px;
color:rgb(255, 251, 240);
};</string>
   </property>
   <property name="text">
    <string/>
   </property>
   <property name="alignment">
    <set>Qt::AlignLeading|Qt::AlignLeft|Qt::AlignVCenter</set>
   </property>
  </widget>
  <widget class="QLabel" name="Lin_Err">
   <property name="geometry">
    <rect>
     <x>190</x>
     <y>340</y>
     <width>81</width>
     <height>42</height>
    </rect>
   </property>
   <property name="font">
    <font>
     <pointsize>-1</pointsize>
    </font>
   </property>
   <property name="styleSheet">
    <string notr="true">QLabel{
font-size:22px;
color:rgb(255, 251, 240);
};</string>
   </property>
   <property name="text">
    <string/>
   </property>
   <property name="alignment">
    <set>Qt::AlignLeading|Qt::AlignLeft|Qt::AlignVCenter</set>
   </property>
  </widget>
  <widget class="QLabel" name="labelRedShortTitle">
   <property name="geometry">
    <rect>
     <x>80</x>
     <y>260</y>
     <width>101</width>
     <height>42</height>
    </rect>
   </property>
   <property name="font">
    <font>
     <pointsize>-1</pointsize>
    </font>
   </property>
   <property name="styleSheet">
    <string notr="true">QLabel{
font-size:22px;
color:rgb(255, 127, 0);
};</string>
   </property>
   <property name="text">
    <string>Temp_Err</string>
   </property>
   <property name="alignment">
    <set>Qt::AlignRight|Qt::AlignTrailing|Qt::AlignVCenter</set>
   </property>
  </widget>
  <widget class="QLabel" name="Temp_Err">
   <property name="geometry">
    <rect>
     <x>190</x>
     <y>260</y>
     <width>81</width>
     <height>42</height>
    </rect>
   </property>
   <property name="font">
    <font>
     <pointsize>-1</pointsize>
    </font>
   </property>
   <property name="styleSheet">
    <string notr="true">QLabel{
font-size:22px;
color:rgb(255, 251, 240);
};</string>
   </property>
   <property name="text">
    <string/>
   </property>
   <property name="alignment">
    <set>Qt::AlignLeading|Qt::AlignLeft|Qt::AlignVCenter</set>
   </property>
  </widget>
  <widget class="QLabel" name="labelGreenShortTitle">
   <property name="geometry">
    <rect>
     <x>80</x>
     <y>300</y>
     <width>101</width>
     <height>42</height>
    </rect>
   </property>
   <property name="font">
    <font>
     <pointsize>-1</pointsize>
    </font>
   </property>
   <property name="styleSheet">
    <string notr="true">QLabel{
font-size:22px;
color:rgb(255, 127, 0);
};</string>
   </property>
   <property name="text">
    <string>Voltage_Err</string>
   </property>
   <property name="alignment">
    <set>Qt::AlignRight|Qt::AlignTrailing|Qt::AlignVCenter</set>
   </property>
  </widget>
  <widget class="QPushButton" name="pushButtonNoCalibrate">
   <property name="geometry">
    <rect>
     <x>730</x>
     <y>660</y>
     <width>121</width>
     <height>61</height>
    </rect>
   </property>
   <property name="font">
    <font>
     <pointsize>-1</pointsize>
    </font>
   </property>
   <property name="styleSheet">
    <string notr="true">QPushButton{
border:2px solid rgb()255,251,240;
border-top-right-radius: 15px;
border-bottom-left-radius: 15px;
color:rgb(255,251,240);
background:rgba(29, 165, 219, 0.3);
font-size:22px;
}</string>
   </property>
   <property name="text">
    <string>Normal</string>
   </property>
  </widget>
 </widget>
 <resources/>
 <connections/>
</ui>
